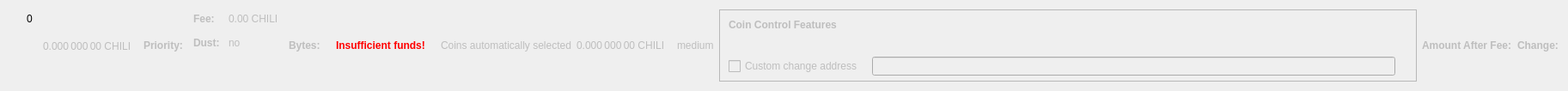
    <widget class="QWidget" name="dummyHideWidget" native="true">
     <property name="maximumSize">
      <size>
       <width>100</width>
       <height>22</height>
      </size>
     </property>
     <layout class="QHBoxLayout" name="dummyHideLayout">
      <item>
       <layout class="QFormLayout" name="formLayoutCoinControl1">
        <property name="horizontalSpacing">
         <number>10</number>
        </property>
        <property name="verticalSpacing">
         <number>14</number>
        </property>
        <property name="leftMargin">
         <number>10</number>
        </property>
        <property name="topMargin">
         <number>4</number>
        </property>
        <property name="rightMargin">
         <number>6</number>
        </property>
        <item row="0" column="1">
         <widget class="QLabel" name="labelCoinControlBytes">
          <property name="cursor">
           <cursorShape>IBeamCursor</cursorShape>
          </property>
          <property name="contextMenuPolicy">
           <enum>Qt::ActionsContextMenu</enum>
          </property>
          <property name="text">
           <string notr="true">0</string>
          </property>
          <property name="textInteractionFlags">
           <set>Qt::LinksAccessibleByMouse|Qt::TextSelectableByKeyboard|Qt::TextSelectableByMouse</set>
          </property>
         </widget>
        </item>
       </layout>
      </item>
      <item>
       <widget class="QLabel" name="labelCoinControlAfterFee">
        <property name="enabled">
         <bool>false</bool>
        </property>
        <property name="sizePolicy">
         <sizepolicy hsizetype="Fixed" vsizetype="Fixed">
          <horstretch>0</horstretch>
          <verstretch>0</verstretch>
         </sizepolicy>
        </property>
        <property name="minimumSize">
         <size>
          <width>111</width>
          <height>12</height>
         </size>
        </property>
        <property name="maximumSize">
         <size>
          <width>111</width>
          <height>12</height>
         </size>
        </property>
        <property name="cursor">
         <cursorShape>IBeamCursor</cursorShape>
        </property>
        <property name="contextMenuPolicy">
         <enum>Qt::ActionsContextMenu</enum>
        </property>
        <property name="text">
         <string notr="true">0.000 000 00 CHILI</string>
        </property>
        <property name="textInteractionFlags">
         <set>Qt::LinksAccessibleByMouse|Qt::TextSelectableByKeyboard|Qt::TextSelectableByMouse</set>
        </property>
       </widget>
      </item>
      <item>
       <widget class="QLabel" name="labelCoinControlPriorityText">
        <property name="enabled">
         <bool>false</bool>
        </property>
        <property name="font">
         <font>
          <weight>75</weight>
          <bold>true</bold>
         </font>
        </property>
        <property name="text">
         <string>Priority:</string>
        </property>
       </widget>
      </item>
      <item>
       <layout class="QHBoxLayout" name="horizontalLayout"/>
      </item>
      <item>
       <layout class="QFormLayout" name="formLayoutCoinControl3">
        <property name="horizontalSpacing">
         <number>10</number>
        </property>
        <property name="verticalSpacing">
         <number>14</number>
        </property>
        <property name="leftMargin">
         <number>6</number>
        </property>
        <property name="topMargin">
         <number>4</number>
        </property>
        <property name="rightMargin">
         <number>6</number>
        </property>
        <item row="0" column="0">
         <widget class="QLabel" name="labelCoinControlFeeText">
          <property name="enabled">
           <bool>false</bool>
          </property>
          <property name="font">
           <font>
            <weight>75</weight>
            <bold>true</bold>
           </font>
          </property>
          <property name="text">
           <string>Fee:</string>
          </property>
          <property name="margin">
           <number>0</number>
          </property>
         </widget>
        </item>
        <item row="0" column="1">
         <widget class="QLabel" name="labelCoinControlFee">
          <property name="enabled">
           <bool>false</bool>
          </property>
          <property name="cursor">
           <cursorShape>IBeamCursor</cursorShape>
          </property>
          <property name="contextMenuPolicy">
           <enum>Qt::ActionsContextMenu</enum>
          </property>
          <property name="text">
           <string notr="true">0.00 CHILI</string>
          </property>
          <property name="textInteractionFlags">
           <set>Qt::LinksAccessibleByMouse|Qt::TextSelectableByKeyboard|Qt::TextSelectableByMouse</set>
          </property>
         </widget>
        </item>
        <item row="1" column="0">
         <widget class="QLabel" name="labelCoinControlLowOutputText">
          <property name="enabled">
           <bool>false</bool>
          </property>
          <property name="font">
           <font>
            <weight>75</weight>
            <bold>true</bold>
           </font>
          </property>
          <property name="text">
           <string>Dust:</string>
          </property>
         </widget>
        </item>
        <item row="1" column="1">
         <widget class="QLabel" name="labelCoinControlLowOutput">
          <property name="enabled">
           <bool>false</bool>
          </property>
          <property name="cursor">
           <cursorShape>IBeamCursor</cursorShape>
          </property>
          <property name="contextMenuPolicy">
           <enum>Qt::ActionsContextMenu</enum>
          </property>
          <property name="text">
           <string>no</string>
          </property>
          <property name="textInteractionFlags">
           <set>Qt::LinksAccessibleByMouse|Qt::TextSelectableByKeyboard|Qt::TextSelectableByMouse</set>
          </property>
         </widget>
        </item>
       </layout>
      </item>
      <item>
       <widget class="QLabel" name="labelCoinControlBytesText">
        <property name="enabled">
         <bool>false</bool>
        </property>
        <property name="font">
         <font>
          <weight>75</weight>
          <bold>true</bold>
         </font>
        </property>
        <property name="text">
         <string>Bytes:</string>
        </property>
       </widget>
      </item>
      <item>
       <layout class="QFormLayout" name="formLayoutCoinControl2">
        <property name="horizontalSpacing">
         <number>10</number>
        </property>
        <property name="verticalSpacing">
         <number>14</number>
        </property>
        <property name="leftMargin">
         <number>6</number>
        </property>
        <property name="topMargin">
         <number>4</number>
        </property>
        <property name="rightMargin">
         <number>6</number>
        </property>
       </layout>
      </item>
      <item>
       <layout class="QHBoxLayout" name="horizontalLayoutCoinControl2">
        <property name="spacing">
         <number>8</number>
        </property>
        <property name="bottomMargin">
         <number>10</number>
        </property>
       </layout>
      </item>
      <item>
       <widget class="QLabel" name="labelCoinControlInsuffFunds">
        <property name="enabled">
         <bool>false</bool>
        </property>
        <property name="minimumSize">
         <size>
          <width>0</width>
          <height>0</height>
         </size>
        </property>
        <property name="font">
         <font>
          <weight>75</weight>
          <bold>true</bold>
         </font>
        </property>
        <property name="styleSheet">
         <string notr="true">color:red;font-weight:bold;</string>
        </property>
        <property name="text">
         <string>Insufficient funds!</string>
        </property>
        <property name="margin">
         <number>5</number>
        </property>
       </widget>
      </item>
      <item>
       <layout class="QFormLayout" name="formLayoutCoinControl4">
        <property name="horizontalSpacing">
         <number>10</number>
        </property>
        <property name="verticalSpacing">
         <number>14</number>
        </property>
        <property name="leftMargin">
         <number>6</number>
        </property>
        <property name="topMargin">
         <number>4</number>
        </property>
        <property name="rightMargin">
         <number>6</number>
        </property>
       </layout>
      </item>
      <item>
       <widget class="QLabel" name="labelCoinControlAutomaticallySelected">
        <property name="enabled">
         <bool>false</bool>
        </property>
        <property name="sizePolicy">
         <sizepolicy hsizetype="Fixed" vsizetype="Fixed">
          <horstretch>0</horstretch>
          <verstretch>0</verstretch>
         </sizepolicy>
        </property>
        <property name="minimumSize">
         <size>
          <width>0</width>
          <height>0</height>
         </size>
        </property>
        <property name="maximumSize">
         <size>
          <width>240</width>
          <height>16777215</height>
         </size>
        </property>
        <property name="text">
         <string>Coins automatically selected</string>
        </property>
        <property name="margin">
         <number>5</number>
        </property>
       </widget>
      </item>
      <item>
       <widget class="QLabel" name="labelCoinControlChange">
        <property name="enabled">
         <bool>false</bool>
        </property>
        <property name="sizePolicy">
         <sizepolicy hsizetype="Fixed" vsizetype="Fixed">
          <horstretch>0</horstretch>
          <verstretch>0</verstretch>
         </sizepolicy>
        </property>
        <property name="minimumSize">
         <size>
          <width>111</width>
          <height>0</height>
         </size>
        </property>
        <property name="maximumSize">
         <size>
          <width>111</width>
          <height>16777215</height>
         </size>
        </property>
        <property name="cursor">
         <cursorShape>IBeamCursor</cursorShape>
        </property>
        <property name="contextMenuPolicy">
         <enum>Qt::ActionsContextMenu</enum>
        </property>
        <property name="text">
         <string notr="true">0.000 000 00 CHILI</string>
        </property>
        <property name="textInteractionFlags">
         <set>Qt::LinksAccessibleByMouse|Qt::TextSelectableByKeyboard|Qt::TextSelectableByMouse</set>
        </property>
       </widget>
      </item>
      <item>
       <widget class="QLabel" name="labelCoinControlPriority">
        <property name="enabled">
         <bool>false</bool>
        </property>
        <property name="cursor">
         <cursorShape>IBeamCursor</cursorShape>
        </property>
        <property name="contextMenuPolicy">
         <enum>Qt::ActionsContextMenu</enum>
        </property>
        <property name="text">
         <string>medium</string>
        </property>
        <property name="textInteractionFlags">
         <set>Qt::LinksAccessibleByMouse|Qt::TextSelectableByKeyboard|Qt::TextSelectableByMouse</set>
        </property>
       </widget>
      </item>
      <item>
       <widget class="QFrame" name="frameCoinControl">
        <property name="sizePolicy">
         <sizepolicy hsizetype="Expanding" vsizetype="Expanding">
          <horstretch>0</horstretch>
          <verstretch>0</verstretch>
         </sizepolicy>
        </property>
        <property name="maximumSize">
         <size>
          <width>16777215</width>
          <height>16777215</height>
         </size>
        </property>
        <property name="frameShape">
         <enum>QFrame::StyledPanel</enum>
        </property>
        <property name="frameShadow">
         <enum>QFrame::Sunken</enum>
        </property>
        <layout class="QVBoxLayout" name="verticalLayoutCoinControl2_2">
         <property name="spacing">
          <number>0</number>
         </property>
         <property name="leftMargin">
          <number>0</number>
         </property>
         <property name="topMargin">
          <number>0</number>
         </property>
         <property name="rightMargin">
          <number>0</number>
         </property>
         <property name="bottomMargin">
          <number>6</number>
         </property>
         <item>
          <layout class="QVBoxLayout" name="verticalLayoutCoinControl" stretch="0,0,0,1">
           <property name="spacing">
            <number>0</number>
           </property>
           <property name="leftMargin">
            <number>10</number>
           </property>
           <property name="topMargin">
            <number>10</number>
           </property>
           <item>
            <layout class="QHBoxLayout" name="horizontalLayoutCoinControl1">
             <property name="bottomMargin">
              <number>15</number>
             </property>
             <item>
              <widget class="QLabel" name="labelCoinControlFeatures">
               <property name="enabled">
                <bool>false</bool>
               </property>
               <property name="sizePolicy">
                <sizepolicy hsizetype="Preferred" vsizetype="Maximum">
                 <horstretch>0</horstretch>
                 <verstretch>0</verstretch>
                </sizepolicy>
               </property>
               <property name="font">
                <font>
                 <weight>75</weight>
                 <bold>true</bold>
                </font>
               </property>
               <property name="styleSheet">
                <string notr="true">font-weight:bold;</string>
               </property>
               <property name="text">
                <string>Coin Control Features</string>
               </property>
              </widget>
             </item>
            </layout>
           </item>
           <item>
            <widget class="QWidget" name="widgetCoinControl" native="true">
             <property name="sizePolicy">
              <sizepolicy hsizetype="Preferred" vsizetype="Preferred">
               <horstretch>0</horstretch>
               <verstretch>0</verstretch>
              </sizepolicy>
             </property>
             <property name="minimumSize">
              <size>
               <width>0</width>
               <height>0</height>
              </size>
             </property>
             <property name="styleSheet">
              <string notr="true"/>
             </property>
             <layout class="QHBoxLayout" name="horizontalLayoutCoinControl5_2">
              <property name="leftMargin">
               <number>0</number>
              </property>
              <property name="topMargin">
               <number>0</number>
              </property>
              <property name="rightMargin">
               <number>0</number>
              </property>
              <property name="bottomMargin">
               <number>0</number>
              </property>
              <item>
               <layout class="QHBoxLayout" name="horizontalLayoutCoinControl3">
                <property name="spacing">
                 <number>20</number>
                </property>
                <property name="topMargin">
                 <number>0</number>
                </property>
                <property name="bottomMargin">
                 <number>10</number>
                </property>
               </layout>
              </item>
             </layout>
            </widget>
           </item>
           <item>
            <layout class="QHBoxLayout" name="horizontalLayoutCoinControl4" stretch="0,0,0">
             <property name="spacing">
              <number>12</number>
             </property>
             <property name="sizeConstraint">
              <enum>QLayout::SetDefaultConstraint</enum>
             </property>
             <property name="topMargin">
              <number>5</number>
             </property>
             <property name="rightMargin">
              <number>5</number>
             </property>
             <item>
              <widget class="QCheckBox" name="checkBoxCoinControlChange">
               <property name="enabled">
                <bool>false</bool>
               </property>
               <property name="toolTip">
                <string>If this is activated, but the change address is empty or invalid, change will be sent to a newly generated address.</string>
               </property>
               <property name="text">
                <string>Custom change address</string>
               </property>
              </widget>
             </item>
             <item>
              <widget class="QValidatedLineEdit" name="lineEditCoinControlChange">
               <property name="enabled">
                <bool>false</bool>
               </property>
               <property name="sizePolicy">
                <sizepolicy hsizetype="Expanding" vsizetype="Fixed">
                 <horstretch>0</horstretch>
                 <verstretch>0</verstretch>
                </sizepolicy>
               </property>
              </widget>
             </item>
             <item>
              <widget class="QLabel" name="labelCoinControlChangeLabel_2">
               <property name="sizePolicy">
                <sizepolicy hsizetype="Preferred" vsizetype="Expanding">
                 <horstretch>0</horstretch>
                 <verstretch>0</verstretch>
                </sizepolicy>
               </property>
               <property name="minimumSize">
                <size>
                 <width>0</width>
                 <height>0</height>
                </size>
               </property>
               <property name="text">
                <string/>
               </property>
               <property name="margin">
                <number>3</number>
               </property>
              </widget>
             </item>
            </layout>
           </item>
           <item>
            <spacer name="verticalSpacerCoinControl">
             <property name="orientation">
              <enum>Qt::Vertical</enum>
             </property>
             <property name="sizeHint" stdset="0">
              <size>
               <width>800</width>
               <height>1</height>
              </size>
             </property>
            </spacer>
           </item>
          </layout>
         </item>
        </layout>
       </widget>
      </item>
      <item>
       <widget class="QLabel" name="labelCoinControlAfterFeeText">
        <property name="enabled">
         <bool>false</bool>
        </property>
        <property name="minimumSize">
         <size>
          <width>0</width>
          <height>0</height>
         </size>
        </property>
        <property name="maximumSize">
         <size>
          <width>16777215</width>
          <height>16777215</height>
         </size>
        </property>
        <property name="font">
         <font>
          <weight>75</weight>
          <bold>true</bold>
         </font>
        </property>
        <property name="text">
         <string>Amount After Fee:</string>
        </property>
        <property name="alignment">
         <set>Qt::AlignLeading|Qt::AlignLeft|Qt::AlignVCenter</set>
        </property>
        <property name="margin">
         <number>0</number>
        </property>
       </widget>
      </item>
      <item>
       <widget class="QLabel" name="labelCoinControlChangeText">
        <property name="enabled">
         <bool>false</bool>
        </property>
        <property name="sizePolicy">
         <sizepolicy hsizetype="Preferred" vsizetype="Preferred">
          <horstretch>0</horstretch>
          <verstretch>0</verstretch>
         </sizepolicy>
        </property>
        <property name="minimumSize">
         <size>
          <width>0</width>
          <height>0</height>
         </size>
        </property>
        <property name="maximumSize">
         <size>
          <width>16777215</width>
          <height>16777215</height>
         </size>
        </property>
        <property name="font">
         <font>
          <weight>75</weight>
          <bold>true</bold>
         </font>
        </property>
        <property name="text">
         <string>Change:</string>
        </property>
        <property name="alignment">
         <set>Qt::AlignLeading|Qt::AlignLeft|Qt::AlignVCenter</set>
        </property>
       </widget>
      </item>
     </layout>
    </widget>
